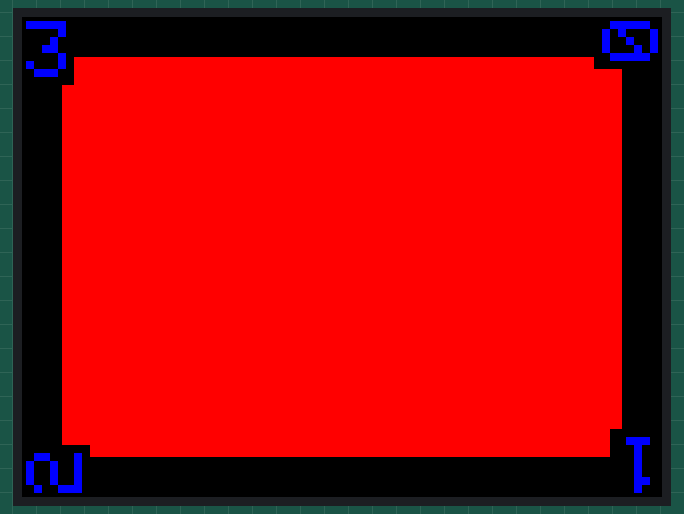
Simulated run of this sketch. Board: Arduino Uno, built with avr-gcc and run on an emulated ATmega328P. Shown: 320×240 colour display. What the sketch prints to the serial monitor is not drawn.

Above: at 0.3 s.

The sketch:

screentest.ino
```cpp
/* Required Libs:
 *  - MCUFriend_kbv
 *  - Adafruit_GFX
 *  - Adafruit Bus IO
 */

#include <MCUFRIEND_kbv.h>
#include <assert.h>

#define DEBUG 1

#define PORTRAIT 0
#define LANDSCAPE 3
#define PORTRAIT_REV 2
#define LANDSCAPE_REV 1

// RRRRR_GGG-GGG_BBBBB
#define BLACK 0x0000
#define BLUE 0x001F
#define RED 0xF800

#define WIDTH 320
#define HEIGHT 240

MCUFRIEND_kbv screen(A3, A2, A1, A0, A4);

void death_screen_show() {
  for (int16_t color = 0x8888; 1; color = ~color) {
    screen.fillScreen(color);
    delay(1000);
  }
}

void setup() {
  // Setup serial && screen
  Serial.begin(9600);
  screen.begin(screen.readID());
  screen.setRotation(LANDSCAPE);

  if (WIDTH != screen.width() || HEIGHT != screen.height()) {
    Serial.println("[FATAL] WIDTH or HEIGHT mismatch");
    death_screen_show();
  }

  Serial.print("Initiated screen (");
  Serial.print(screen.width());
  Serial.print("x");
  Serial.print(screen.height());
  Serial.println(")");


#if DEBUG
  // DEBUG SCREEN SIZE
  screen.fillScreen(BLACK);
  screen.fillRect(20, 20, WIDTH - 40, HEIGHT - 40, RED);

  screen.fillCircle(10, 10, 5, BLUE);                   // TOP-LEFT
  screen.fillCircle(10, HEIGHT - 10, 5, BLUE);          // BOTTOM-LEFT
  screen.fillCircle(WIDTH - 10, HEIGHT - 10, 5, BLUE);  // BOTTOM-RIGHT

  // DEBUG SCREEN ROTATION
  for (char i = 0; i < 4; ++i) {
    screen.setRotation(i);
    screen.drawChar(2, 2, '0' + i, BLUE, BLACK, 4);
  }
#endif
}

void loop() {
}
```
